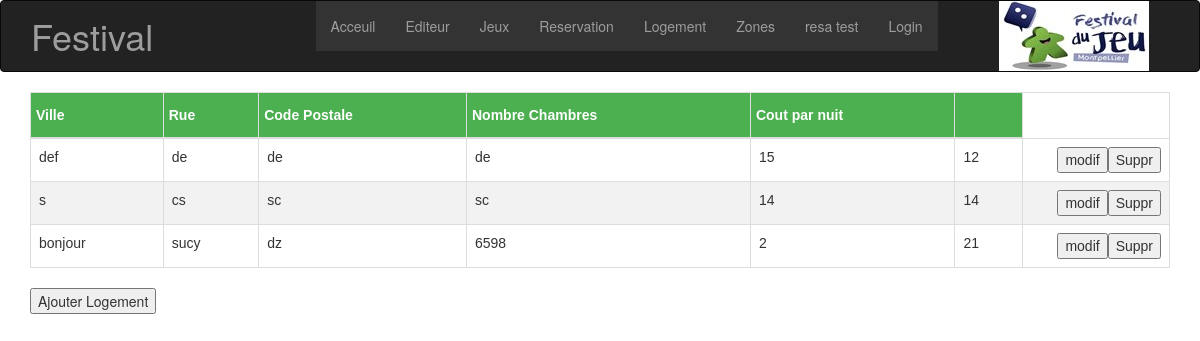
Page /logement.php on the committed database.
### tables this page shows
CREATE TABLE logement(
	NumLogement int NOT NULL UNIQUE AUTO_INCREMENT,

	NomLogement varchar (255),

	VilleLogement varchar(255),
	RueLogement varchar(255),
	CodePostaleLogement varchar(255),
	NombreChambres int,
	CoutLongementNuit int,
	PRIMARY KEY (NumLogement)
);

### logement.php (the view, shortened to what this page needs)
<?php
    include'inc/header.php';
    $myPDO = new PDO('mysql:host=localhost;dbname=piscine', 'root', '');
    $sql = "SELECT * FROM `logement`";
    $q = $myPDO->query($sql);
    ?>
    <div class="container">
    <table class="table table-bordered table-condensed" id="logement">
        <thead>
            <tr>
                <th>Ville </th>
                <th>Rue </th>
                <th>Code Postale </th>
                <th>Nombre Chambres </th>
                <th>Cout par nuit </th>
                <th></th>
            </tr>
        </thead>
        <tbody>
            <?php while ($r = $q->fetch()): ?>
                <tr>
                	<td><?php echo htmlspecialchars($r['NomLogement']); ?></td>
                    <td><?php echo htmlspecialchars($r['VilleLogement']); ?></td>
                    <td><?php echo htmlspecialchars($r['RueLogement']); ?></td>
                    <td><?php echo htmlspecialchars($r['CodePostaleLogement']); ?></td>
                    <td><?php echo htmlspecialchars($r['NombreChambres']); ?></td>
                    <td><?php echo htmlspecialchars($r['CoutLongementNuit']); ?></td>
                    <td>
                        <form method="POST" action="supLogement.php">
                            <input type="submit" style="float:right;" id="suppr" value="Suppr" />
                        </form>
                        <form method="POST" action="modifLogement.php">
                            <input type="submit" style="float:right;" id="modif" value="modif" />
                        </form>
                    </td>
                </tr>
            <?php endwhile; ?>
        </tbody>
    </table>
    <form method="POST" action="ajoutLogement.php">
    <button type="submit">Ajouter Logement</button>
</form>
</div>
</body>
</html>

### logement.php (style rules this page uses)
#logement { font-family: "Trebuchet MS", Arial, Helvetica, sans-serif; border-collapse: collapse; width: 100%; }
#logement td, #editeur th { border: 1px solid #ddd; padding: 8px; }
#logement tr:nth-child(even) { background-color: #f2f2f2; }
#logement th { padding-top: 12px; padding-bottom: 12px; text-align: left; background-color: #4CAF50; color: white; }

### rows in the picture
logement: NomLogement "def", VilleLogement "de", RueLogement "de", CodePostaleLogement "de", NombreChambres "15", CoutLongementNuit "12"
logement: NomLogement "s", VilleLogement "cs", RueLogement "sc", CodePostaleLogement "sc", NombreChambres "14", CoutLongementNuit "14"
logement: NomLogement "bonjour", VilleLogement "sucy", RueLogement "dz", CodePostaleLogement "6598", NombreChambres "2", CoutLongementNuit "21"
